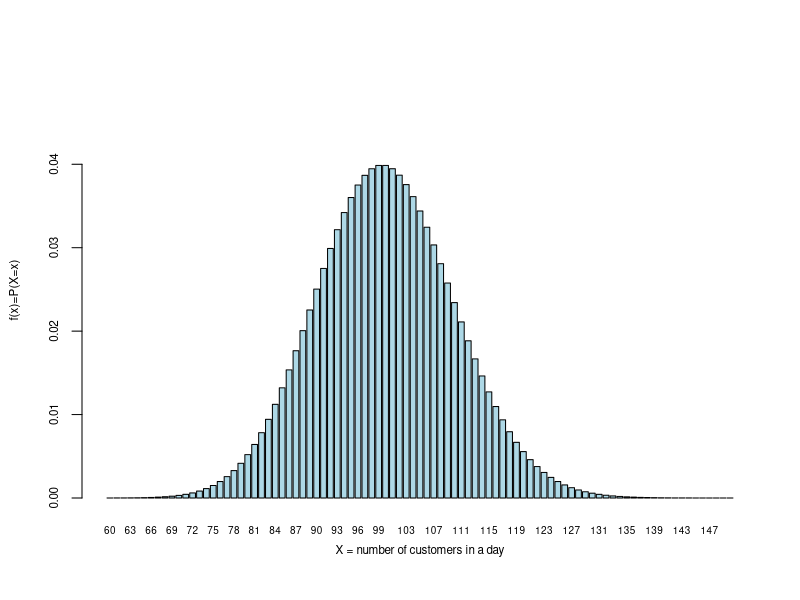
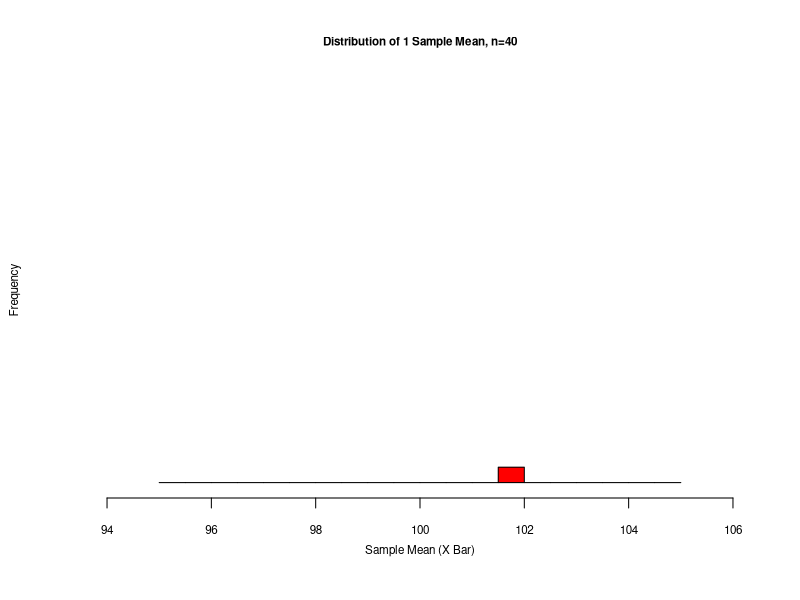
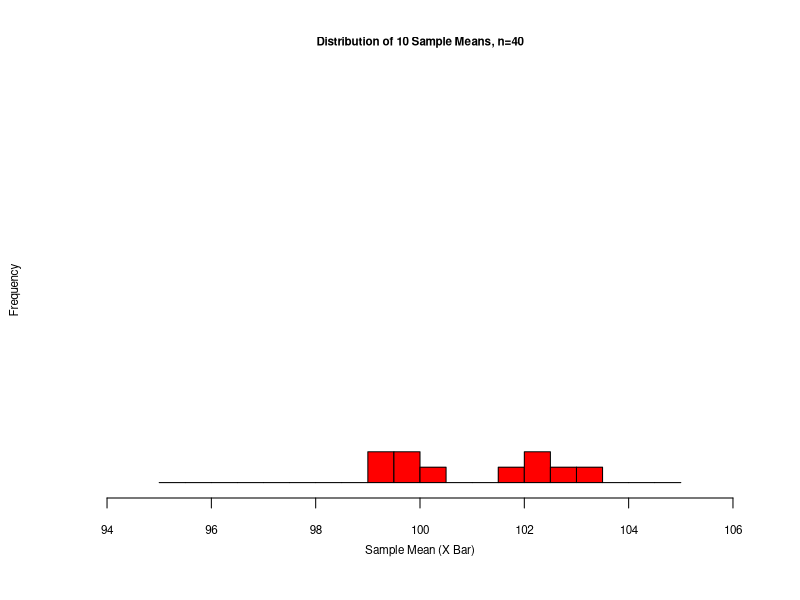
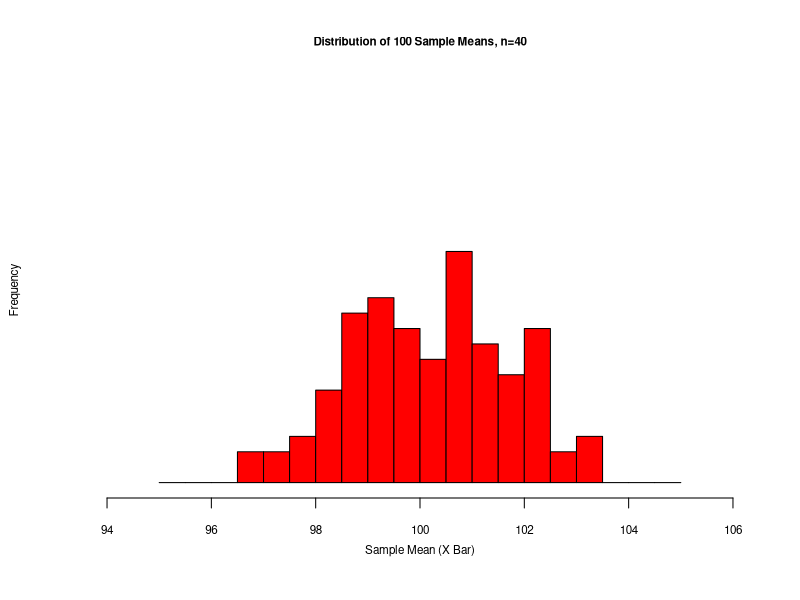
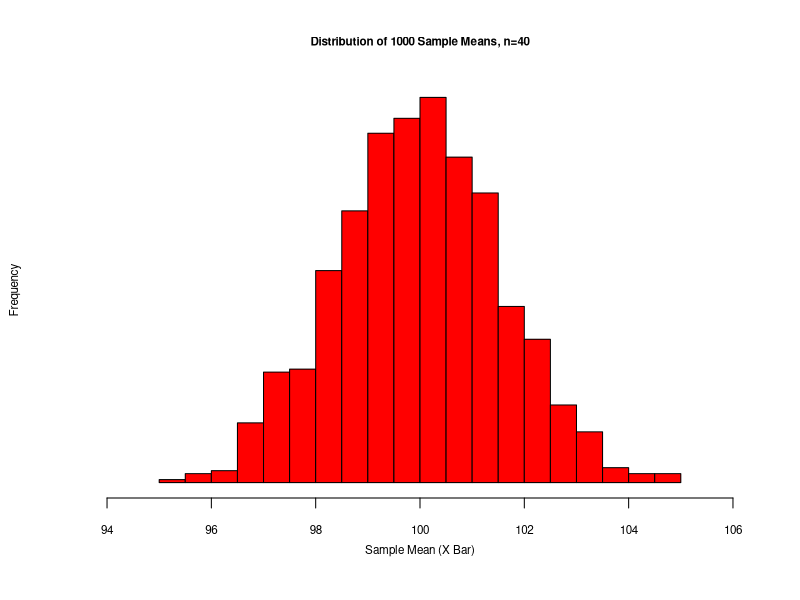
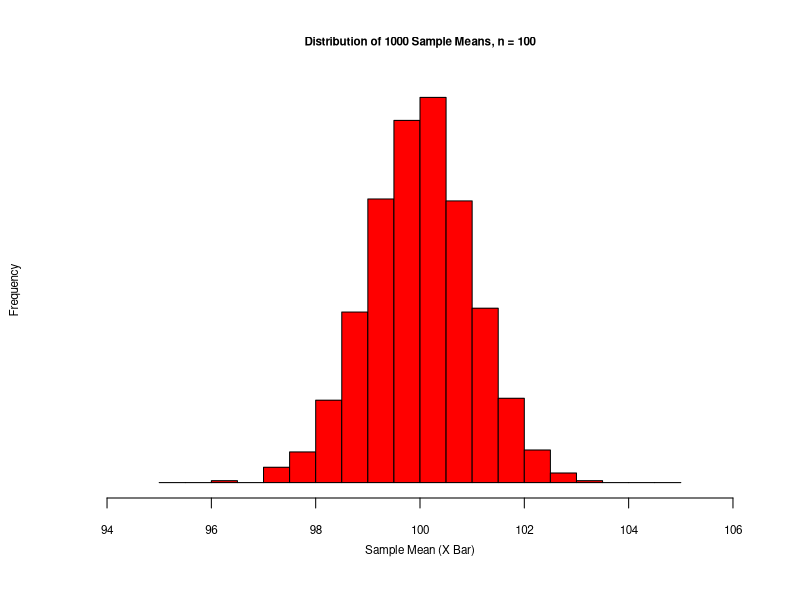

R code for these plots, in order:
#Histogram of Poisson Distribution with Lambda=100
x<-c(60:150)
p<-vector(length=length(x))
for(i in 1:length(x)){
  p[i]<-dpois(x[i],100)
}
barplot(p, ylim=c(0,max(p)+0.01), cex.names=0.6, ylab=("f(x)=P(X=x)"), cex.lab=0.7, names.arg=c(60:150), cex.axis=0.7, col="Light Blue")
mtext(side = 1, "X = number of customers in a day", line = 2, cex=0.7)

##Take 1000 Samples of Size 40 from the Poisson Distribution
set.seed(1)
sample<-matrix(rpois(40000,lambda=100),nrow=1000,ncol=40)
samplemean<-rowMeans(sample)

#Histogram of 1 Sample Mean
hist(samplemean[1], breaks=c(((1:21)/2)+94.5),xlim=c(94,106), ylim=c(0,25), xlab=NA, ylab=("Frequency"), main=c("Distribution of 1 Sample Mean, n=40"), cex.lab=0.7, cex.axis=0.7, cex.main=0.7, axes=F, col="Red")
axis(side=1, cex.axis=0.7)
mtext(side = 1, "Sample Mean (X Bar)", line = 2, cex=0.7)

#Histogram of 10 Sample Means
hist(samplemean[1:10], breaks=c(((1:21)/2)+94.5),xlim=c(94,106), ylim=c(0,25), xlab=NA, ylab=("Frequency"), main=c("Distribution of 10 Sample Means, n=40"), cex.lab=0.7, cex.axis=0.7, cex.main=0.7, axes=F, col="red")
axis(side=1, cex.axis=0.7)
mtext(side = 1, "Sample Mean (X Bar)", line = 2, cex=0.7)

#Histogram of 100 Sample Means
hist(samplemean[1:100], breaks=c(((1:21)/2)+94.5),xlim=c(94,106), ylim=c(0,25), xlab=NA, ylab=("Frequency"), main=c("Distribution of 100 Sample Means, n=40"), cex.lab=0.7, cex.axis=0.7, cex.main=0.7, axes=F, col="red")
axis(side=1, cex.axis=0.7)
mtext(side = 1, "Sample Mean (X Bar)", line = 2, cex=0.7)

#Histogram of 1000 Sample Means
hist(samplemean[1:1000], breaks=c(((1:21)/2)+94.5), freq=FALSE, xlim=c(94,106), ylab=("Frequency"), xlab=NA,main=c("Distribution of 1000 Sample Means, n=40"),cex.lab=0.7, cex.axis=0.7, cex.main=0.7, axes=F, col="red")
axis(side=1, cex.axis=0.7)
mtext(side = 1, "Sample Mean (X Bar)", line = 2, cex=0.7)

##Take 1000 Samples of Size 100 from the Poisson Distribution
sample<-matrix(rpois(100000,lambda=100),nrow=1000,ncol=100)
samplemean<-rowMeans(sample)

#Histogram of 1000 Sample Means
hist(samplemean[1:1000], breaks=c(((1:21)/2)+94.5), freq=FALSE, xlim=c(94,106), ylab=("Frequency"), xlab=NA,main=c("Distribution of 1000 Sample Means, n = 100"),cex.lab=0.7, cex.axis=0.7, cex.main=0.7, axes=F, col="red")
axis(side=1, cex.axis=0.7)
mtext(side = 1, "Sample Mean (X Bar)", line = 2, cex=0.7)